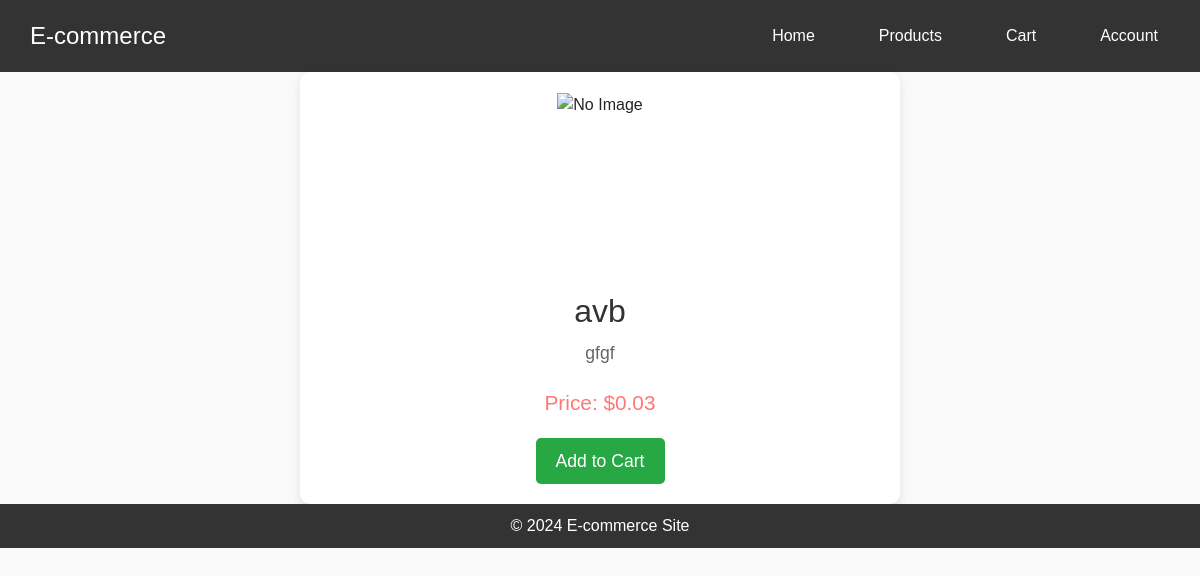
Page /products/1/ on the earlier database version.
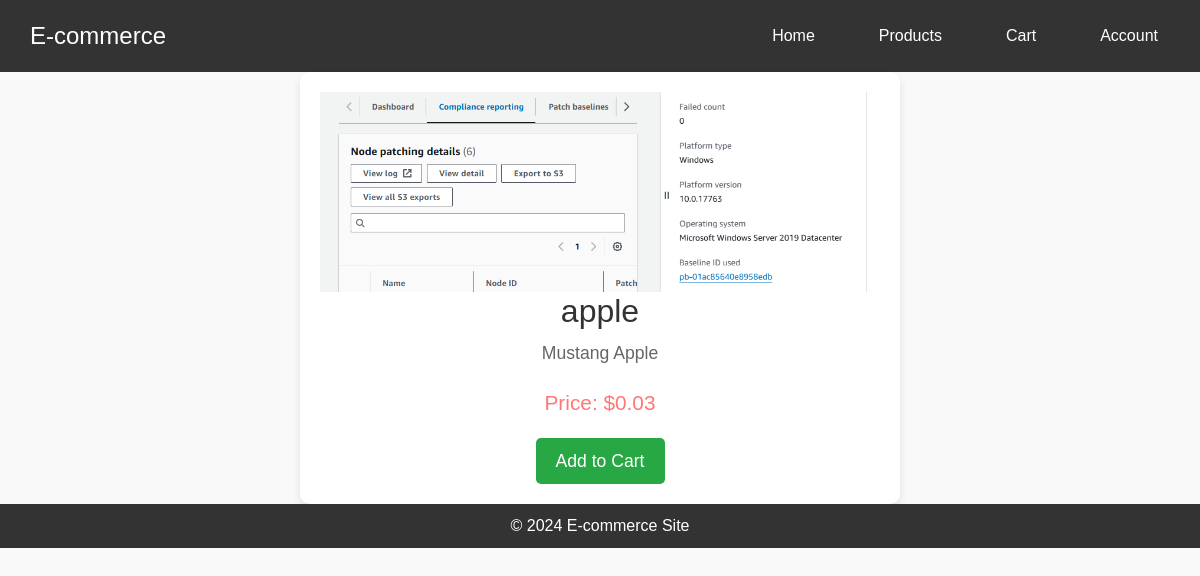
Same page on the later database version.
### store/models.py (models this page shows, shortened)
class Product(models.Model):
    name = models.CharField(max_length=200)
    price = models.DecimalField(max_digits=10, decimal_places=2)
    description = models.TextField(null=True, blank=True)
    image = models.ImageField(null=True, blank=True)

### store/views.py (the view)
# urls.py: path('products/<int:product_id>/', views.product_detail, name='product_detail'),
def product_detail(request, product_id):
    product = get_object_or_404(Product, id=product_id)
    return render(request, 'store/product_detail.html', {'product': product})

### templates/store/product_detail.html (shortened to what this page needs)
{% extends 'base.html' %}
{% load static %}
{% block content %}
<div class="product-container">
    <div class="card-img-top" style="height: 200px; overflow: hidden;">
        {% if product.image %}
            <img src="{{ product.image.url }}" class="img-fluid w-100 h-100" alt="{{ product.name }}" style="object-fit: cover; transition: transform 0.5s ease-in-out;">
        {% else %}
            <img src="{% static 'img/placeholder.png' %}" class="img-fluid w-100 h-100" alt="No Image" style="object-fit: cover;">
        {% endif %}
    </div>
    <h2>{{ product.name }}</h2>
    <p class="product-description">{{ product.description }}</p>
    <p class="product-price">Price: ${{ product.price }}</p>
    <form action="{% url 'add_to_cart' product.id %}" method="post">
        <button type="submit" class="add-to-cart-btn">Add to Cart</button>
    </form>
</div>
{% endblock %}

### templates/base.html (shortened to what this page needs)
{% load static %}
<!DOCTYPE html>
<html lang="en">
<head>
    <link rel="stylesheet" href="{% static 'css/style.css' %}">
    <link href="https://cdn.jsdelivr.net/npm/bootstrap@5.3.3/dist/css/bootstrap.min.css" rel="stylesheet">
</head>
<body>
    <header>
        <nav class="navbar">
            <a href="{% url 'home' %}" class="brand">E-commerce</a>
            <ul class="nav-links" id="nav-links">
                <li><a href="{% url 'home' %}">Home</a></li>
                <li><a href="{% url 'products' %}">Products</a></li>
                <li><a href="{% url 'view_cart' %}">Cart</a></li>
                <li><a href="{% url 'account' %}">Account</a></li>
            </ul>
        </nav>
    </header>
    <main>
        {% block content %}{% endblock %}
    </main>
    <footer>
        <p>&copy; 2024 E-commerce Site</p>
    </footer>
</body>
</html>

### store/static/css/style.css (style rules this page uses)
body { font-family: Arial, sans-serif; background-color: #f4f4f4; margin: 0; padding: 0; }
header { background-color: #333; color: white; padding: 1rem; text-align: center; }
nav a { color: white; margin: 0 1rem; text-decoration: none; }
body { font-family: Arial, sans-serif; background-color: #f9f9f9; margin: 0; padding: 0; }
header, footer { background-color: #333; color: #fff; padding: 10px 20px; text-align: center; }
header h1, footer p { margin: 0; }
header nav a { color: #fff; margin: 0 10px; text-decoration: none; }
button, .checkout-btn { background-color: #28a745; color: #fff; border: none; padding: 10px 20px; border-radius: 5px; cursor: pointer; }

### templates/base.html (style rules this page uses)
body { font-family: Arial, sans-serif; background-color: #f9f9f9; margin: 0; padding: 0; }
header { background-color: #333; padding: 10px 20px; color: #fff; }
.navbar { display: flex; justify-content: space-between; align-items: center; }
.navbar .brand { color: #fff; font-size: 1.5em; text-decoration: none; }
.nav-links { list-style: none; display: flex; gap: 20px; margin: 0; }
.nav-links li a { color: #fff; text-decoration: none; padding: 8px 12px; border-radius: 5px; transition: background 0.3s; }

### templates/store/product_detail.html (style rules this page uses)
.product-container { display: flex; flex-direction: column; align-items: center; text-align: center; max-width: 600px; margin: auto; padding: 20px; background: #fff; box-shadow: 0 4px 8px rgba(0, 0, 0, 0.1); border-radius: 10px; transition: transform 0.3s ease, box-shadow 0.3s ease; }
h2 { font-size: 2em; color: #333; margin-bottom: 10px; }
.product-description { font-size: 1.1em; color: #666; line-height: 1.5; margin-bottom: 20px; }
.product-price { font-size: 1.3em; color: #f77; margin-bottom: 20px; animation: fadeIn 0.5s ease-out; }
.add-to-cart-btn { background-color: #28a745; color: #fff; border: none; padding: 10px 20px; font-size: 1.1em; cursor: pointer; border-radius: 5px; transition: background 0.3s ease, transform 0.2s ease; animation: pulse 1.5s infinite; }

Differences in the rows shown:
changed Product: image: picture added; name "avb" → "apple"; description "gfgf" → "Mustang Apple"
